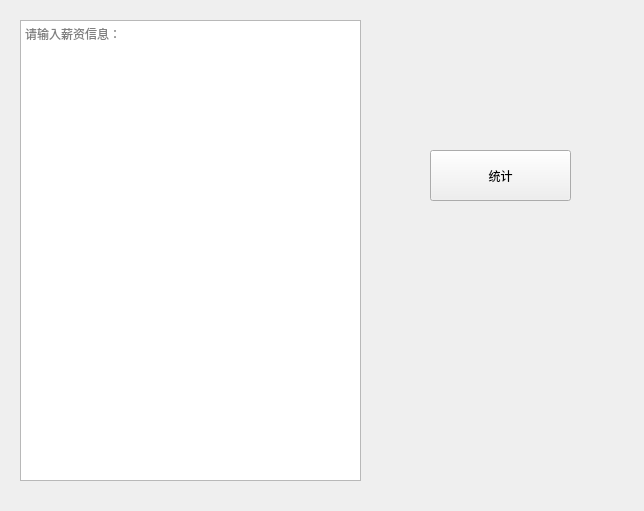
<?xml version="1.0" encoding="UTF-8"?>
<ui version="4.0">
 <class>Form</class>
 <widget class="QWidget" name="Form">
  <property name="geometry">
   <rect>
    <x>0</x>
    <y>0</y>
    <width>644</width>
    <height>511</height>
   </rect>
  </property>
  <property name="windowTitle">
   <string>统计薪资</string>
  </property>
  <widget class="QPlainTextEdit" name="plainTextEdit">
   <property name="geometry">
    <rect>
     <x>20</x>
     <y>20</y>
     <width>341</width>
     <height>461</height>
    </rect>
   </property>
   <property name="placeholderText">
    <string>请输入薪资信息：</string>
   </property>
  </widget>
  <widget class="QPushButton" name="pushButton">
   <property name="geometry">
    <rect>
     <x>430</x>
     <y>150</y>
     <width>141</width>
     <height>51</height>
    </rect>
   </property>
   <property name="text">
    <string>统计</string>
   </property>
  </widget>
 </widget>
 <resources/>
 <connections/>
</ui>
